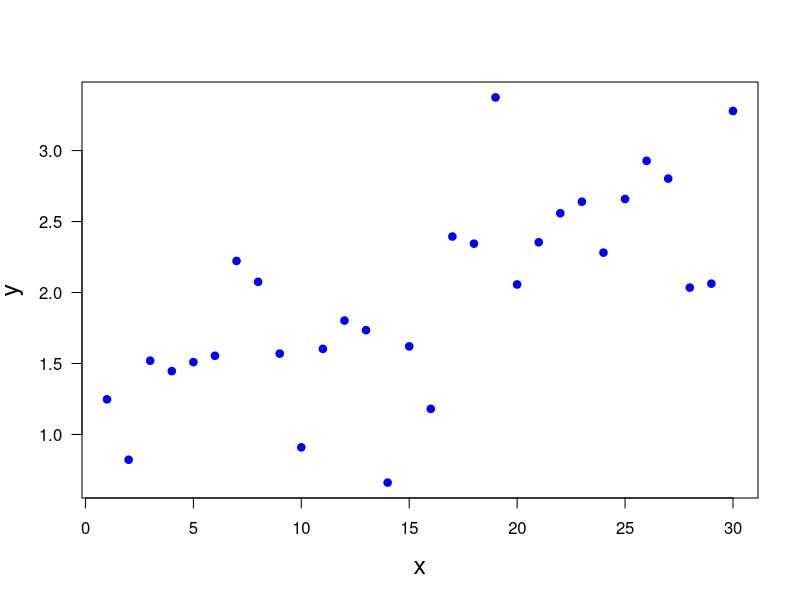

This figure's R source:
print('file: ExpFctFit.R')
# fit of exponential function to artificial data set
# y(x) = alpha*exp(beta*x) + noise
# (1) generate data pairs (xk,yk), k=1,2,...,n & plot
set.seed(1953) # set seed for random number generators
n = 30  # number of data pairs
x = seq(1,30)
alpha = 1.2; beta = 0.03; sigma = 0.5
y = alpha*exp(beta*x)+rnorm(n,0,sigma)
sflag = 1
if (sflag == 1) {
  # png('expFitData171202.png',width=16,height=16,units='cm',res=300)
  plot(x,y,type='p',lwd=4,col='blue',xlab='x',ylab='y',las=1,cex=0.6,cex.lab=1.5)
  # dev.off()
}
# (2) log-transform y-data -> linear model:
#     log(alpha*exp(beta*x)) = log(alpha) + beta*x
yt = log(y)
# (3) apply simple linear regression:
model1 = lm(yt ~ x)
logaEst = model1$coefficients[1]
aEst = exp(logaEst)             # estimate of alpha
bEst = model1$coefficients[2]   # estimate of beta
model2 = summary(model1)
ulogaEst = model2$coefficients[3]   # estimate
logaEstp = logaEst+ulogaEst  # ln(alpha) + 1 sigma
logaEstm = logaEst-ulogaEst  # ln(alpha) - 1 sigma
aEstp = exp(logaEstp)
aEstm = exp(logaEstm)
ubEst = model2$coefficients[4]  # estimate of uncertainty (1-sigma) of beta
# (3) plot fit & data:
yf = aEst*exp(bEst*x)
if (sflag == 2) {
  # png('expFitMod171202.png',width=16,height=16,units='cm',res=300)
  plot(x,yf,type='l',lwd=3,col='magenta',xlab='x',ylab='y',las=1,cex.lab=1.5)
  points(x,y,col='blue',lwd=4,cex=0.6)
  # dev.off()
}
# (4) plot residuals
yr = model1$residuals
sigmaEst = sd(yr)
if (sflag == 3) {
  # png('expFitRes171202.png',width=16,height=16,units='cm',res=300)
  plot(x,yr,type='p',lwd=4,col='black',xlab='x',ylab='Residuals',las=1,cex=0.6,cex.lab=1.5)
  abline(0,0,col='magenta',lty=4)
  # dev.off()
}
